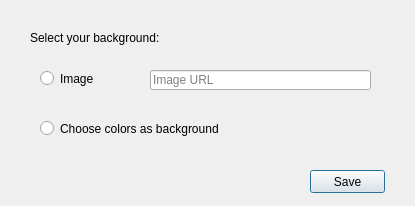
<?xml version="1.0" encoding="UTF-8"?>
<ui version="4.0">
 <class>backGroundImageWindow</class>
 <widget class="QDialog" name="backGroundImageWindow">
  <property name="geometry">
   <rect>
    <x>0</x>
    <y>0</y>
    <width>415</width>
    <height>206</height>
   </rect>
  </property>
  <property name="windowTitle">
   <string>Website's Background</string>
  </property>
  <property name="windowIcon">
   <iconset>
    <normaloff>../../Images/html-icon.png</normaloff>../../Images/html-icon.png</iconset>
  </property>
  <widget class="QRadioButton" name="radioButton">
   <property name="geometry">
    <rect>
     <x>40</x>
     <y>70</y>
     <width>82</width>
     <height>17</height>
    </rect>
   </property>
   <property name="text">
    <string>Image</string>
   </property>
  </widget>
  <widget class="QLabel" name="label">
   <property name="geometry">
    <rect>
     <x>30</x>
     <y>30</y>
     <width>141</width>
     <height>16</height>
    </rect>
   </property>
   <property name="text">
    <string>Select your background:</string>
   </property>
  </widget>
  <widget class="QLineEdit" name="lineEdit">
   <property name="geometry">
    <rect>
     <x>150</x>
     <y>70</y>
     <width>221</width>
     <height>20</height>
    </rect>
   </property>
   <property name="placeholderText">
    <string>Image URL</string>
   </property>
  </widget>
  <widget class="QRadioButton" name="radioButton_2">
   <property name="geometry">
    <rect>
     <x>40</x>
     <y>120</y>
     <width>191</width>
     <height>17</height>
    </rect>
   </property>
   <property name="text">
    <string>Choose colors as background</string>
   </property>
  </widget>
  <widget class="QPushButton" name="pushButton">
   <property name="geometry">
    <rect>
     <x>310</x>
     <y>170</y>
     <width>75</width>
     <height>23</height>
    </rect>
   </property>
   <property name="text">
    <string>Save</string>
   </property>
  </widget>
 </widget>
 <resources/>
 <connections/>
</ui>
